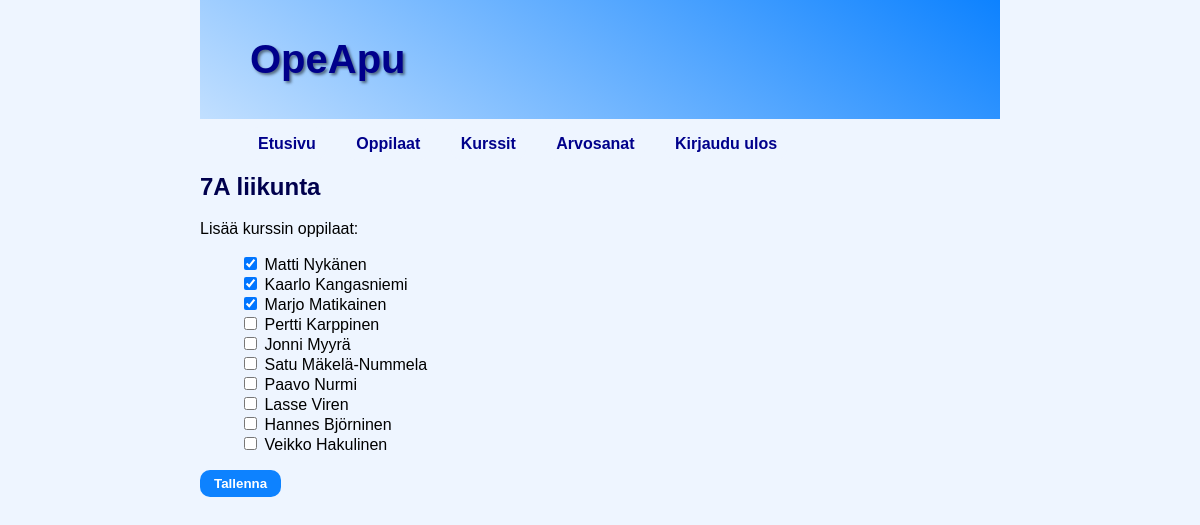
The page /opeapp/add_course_students/1/ (signed in) on the database its author committed.
### opeapp/models.py (models this page shows, shortened)
class Course(models.Model):
    name = models.CharField(max_length=255)
    creator = models.ForeignKey(User, on_delete=models.CASCADE)
    def __str__(self):
        return self.name

class Student(models.Model):
    name = models.CharField(max_length=255)
    creator = models.ForeignKey(User, on_delete=models.CASCADE)

### opeapp/views.py (the view, shortened to what this page needs)
# urls.py: path('add_course_students/<int:course_id>/', views.add_course_students, name='add_course_students'),
@login_required
def add_course_students(request, course_id):
    course = Course.objects.get(pk=course_id)
    students = Student.objects.all()
    course_students = CourseStudent.objects.filter(course=course)
    associated_student_ids = [cs.student.id for cs in course_students]
    print('Associated student ids: ', associated_student_ids, course_students, course)
    context = {
        'course_name': course.name,
        'course_id': course.id,
        'students': students,
        'associated_student_ids': associated_student_ids,
    }
    return render(request, 'course.html', context)

### opeapp/models.py (called while the page is built)
    def __str__(self):
        return f"{self.course.name} - {self.student.name}"

### opeapp/templates/course.html (shortened to what this page needs)
{% extends "base.html" %}
{% block link %}
    {% if user.is_authenticated %}
        {{ block.super }}
    {% endif %}
{% endblock %}
{% block content %}
    <h2>{{ course_name }}</h2>
    <p>Lisää kurssin oppilaat:</p>
    <form action="{% url 'opeapp:add_course_students' course_id=course_id %}" method="POST">
        <ul style="list-style-type: none;">
            {% for student in students %}
                <li>
                    <input type="checkbox" name="student_ids" value="{{ student.id }}"
                    {% if student.id in associated_student_ids %}
                        checked
                    {% endif %}
                    >
                    {{ student.name }}
                </li>
            {% endfor %}
        </ul>
        <button class="button-style" type="submit">Tallenna</button>
    </form>
{% endblock %}

### opeapp/static/main.css (style rules this page uses)
body { margin: auto; max-width: 50em; font-family: 'Montserrat', 'Helvetica', sans-serif; background: rgb(238, 245, 255); }
h2 { color: rgb(0, 0, 77); }
ul { list-style-type: none; }
.button-style { display: inline-block; padding: 6px 14px; border: none; border-radius: 10px; background-color: #0d82ff; color: white; font-weight: 700; text-decoration: none; cursor: pointer; transition: background-color 0.3s ease; }

### rows shown on the page
Course: name "7A liikunta"
Student: student_ids "☑", name "Matti Nykänen"
Student: student_ids "☑", name "Kaarlo Kangasniemi"
Student: student_ids "☑", name "Marjo Matikainen"
Student: name "Pertti Karppinen"
Student: name "Jonni Myyrä"
Student: name "Satu Mäkelä-Nummela"
Student: name "Paavo Nurmi"
Student: name "Lasse Viren"
Student: name "Hannes Björninen"
Student: name "Veikko Hakulinen"
